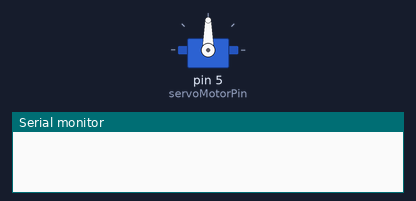
A sketch run on a simulated Arduino Uno, built with avr-gcc and run on an emulated ATmega328P. Shown: servo, the last lines printed to the serial monitor.

Above: at 0.05 s.
At 9.11 s:
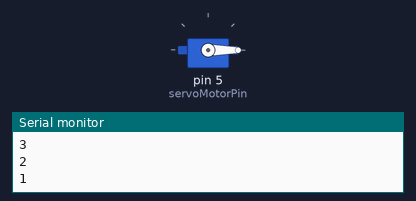
At 19.99 s:
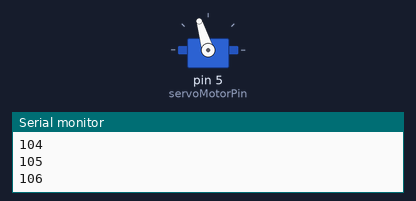
At 39.94 s:
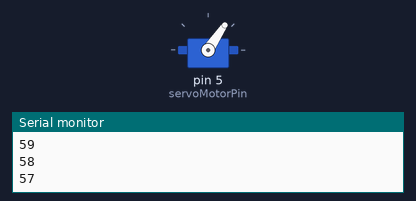
Timing chart, 0 to 40.0 s (numbered marks = the images above):
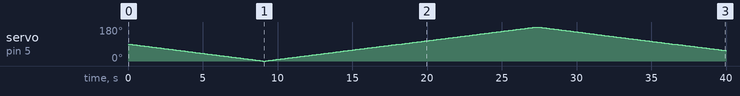

The sketch:

Arduino.ino
```cpp
#include <Servo.h>

Servo motor1;

int servoMotorPin = 5;

void setup()
{
  motor1.attach(servoMotorPin, 600, 2400);
  motor1.write(90);
  Serial.begin(115100);
}

void loop()
{
  // 0 => 시계방향 최대속도
  // 90 => 정지
  // 180 => 반시계방향 최대속도
  for (int i = 90; i >= 0; i--)
  {
    motor1.write(i);
    delay(100);
    Serial.println(i);
  }
  for (int i = 0; i <= 90; i++)
  {
    motor1.write(i);
    delay(100);
    Serial.println(i);
  }
  for (int i = 90; i <= 180; i++)
  {
    motor1.write(i);
    delay(100);
    Serial.println(i);
  }
  for (int i = 180; i >= 90; i--)
  {
    motor1.write(i);
    delay(100);
    Serial.println(i);
  }
}
```

Measured:
- by itself, servo on pin 5 (servoMotorPin): 90° → 89° at 0.10 s, → 88° 0.10 s later, → 87° 0.10 s later, → 86° 0.10 s later, … (395 changes in this stretch)
